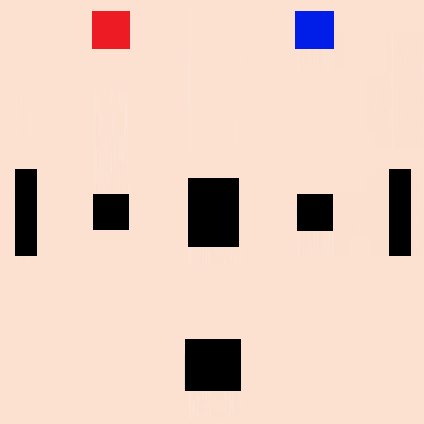
#> input picture User/Things/map_.original.jpg, 424 x 424 px, found by its file name
$ python Path.py
#> lines starting #> are read from the running program, lines starting #| are printed output that depends on the picture; after the words box and inside, x2 and y2 are one past the last pixel; in counts of white or black regions, pixels touching at a corner belong together
import numpy as np
import cv2 as cv
import matplotlib.pyplot as plt
from pprint import pprint
from pylab import *
import math

"""
地图大小为5000*5000, 车子大小为400*400,
"""

image_Color = cv.imread("User\Things\map_.original.jpg")
#> image_Color is the input picture: shape (424, 424, 3); mean B, G, R 192.7, 205.6, 231.7

print("img shape:")
print("shape =", image_Color.shape)  # 打印彩色图像的（垂直像素，水平像素，通道数）
#| shape = (424, 424, 3)
print("size =", image_Color.size)  # 打印彩色图像包含的像素个数
#| size = 539328
print("dtype =", image_Color.dtype)  # 打印彩色图像的数据类型
#| dtype = uint8
cv.imshow("original", image_Color)

image_Gray = cv.imread(
    "User\Things\map_.original.jpg", 0
)  # 读取与3.1.jpg（彩色图像）对应的灰度图像
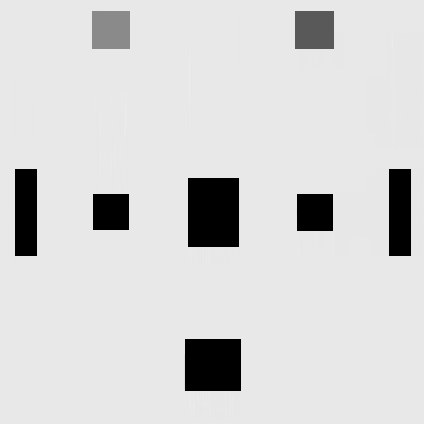
#> image_Gray: shape (424, 424); min 0, max 234, mean 213.4
print("img shape:")
print("shape =", image_Gray.shape)  # 打印灰度图像的（垂直像素，水平像素）
#| shape = (424, 424)
print("size =", image_Gray.size)  # 打印灰度图像包含的像素个数
#| size = 179776
cv.imshow("Gray", image_Gray)

ret, mask = cv.threshold(image_Gray, 180, 255, cv.THRESH_BINARY_INV)
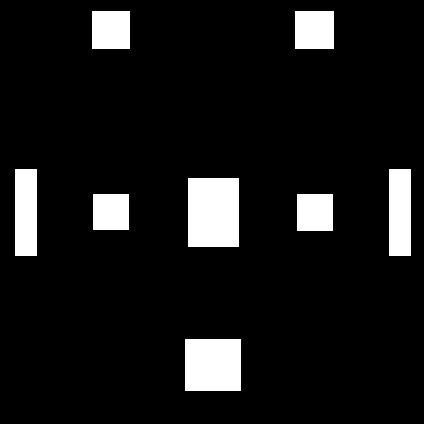
#> mask: shape (424, 424); 8.8% white; 8 white regions


contours = cv.findContours(mask.copy(), cv.RETR_EXTERNAL, cv.CHAIN_APPROX_SIMPLE)[0]
#> contours = 8 contours; box (x1, y1, x2, y2) and area: (188, 178, 239, 247) 3400, (185, 339, 241, 391) 2805, (389, 169, 411, 256) 1806, (15, 169, 37, 256) 1806, (295, 11, 334, 49) 1406, (92, 11, 130, 49) 1369, (297, 194, 333, 231) 1260, (93, 194, 129, 230) 1225
obstacle = []  # 障碍物的坐标, 长宽 格式为[(x, y), w, h]
for contour in contours:
    # 获取轮廓位置
    rect = cv.minAreaRect(contour)
    x, y, w, h = cv.boundingRect(contour)
    print(x, y, w, h)
    cv.rectangle(image_Color, (x - 4, y - 4), (x + w + 4, y + h + 4), (0, 255, 0), 1)
    cv.putText(
        image_Color,
        "[[" + str(x) + "," + str(y) + "], " + str(w) + ", " + str(h) + "]",
        (x - 5, y - 2),
        cv.FONT_HERSHEY_COMPLEX,
        0.4,
        (0, 0, 255),
        1,
    )
    obstacle.append([[x, y], w, h])
#> this loop made 8 passes
#> (contour, rect, x, y, w, h) on passes 1 to 6: ([[185, 339], [185, 390], [240, 390], [240, 339]], ((212.5, 364.5), (51, 55), -90), 185, 339, 56, 52), ([[297, 194], [297, 230], [332, 230], [332, 194]], ((314.5, 212), (36, 35), -90), 297, 194, 36, 37), ([[93, 194], [93, 229], [128, 229], [128, 194]], ((110.5, 211.5), (35, 35), -90), 93, 194, 36, 36), ([[188, 178], [188, 246], [238, 246], [238, 178]], ((213, 212), (68, 50), -90), 188, 178, 51, 69), ([[389, 169], [389, 255], [410, 255], [410, 169]], ((399.5, 212), (86, 21), -90), 389, 169, 22, 87), ([[15, 169], [15, 255], [36, 255], [36, 169]], ((25.5, 212), (86, 21), -90), 15, 169, 22, 87)
#| 185 339 56 52
#| 297 194 36 37
#| 93 194 36 36
#| 188 178 51 69
#| 389 169 22 87
#| 15 169 22 87
#| 295 11 39 38
#| 92 11 38 38
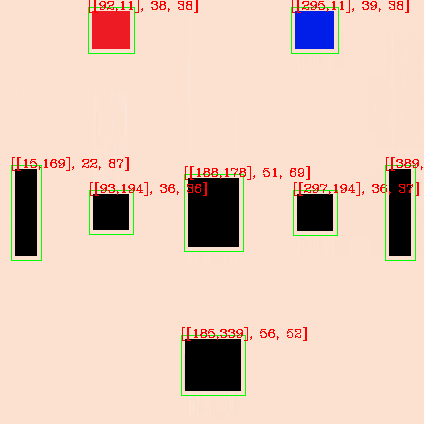
#> image_Color: shape (424, 424, 3); 2.43% of pixels changed, all inside (x1, y1, x2, y2) = (11, 0, 423, 396)
#> after the loop, obstacle = [[[185, 339], 56, 52], [[297, 194], 36, 37], [[93, 194], 36, 36], [[188, 178], 51, 69], [[389, 169], 22, 87], [[15, 169], 22, 87], [[295, 11], 39, 38], [[92, 11], 38, 38]]

print("cross_list:")
cross_list = []
for i in range(700, 5000, 1200):
    for j in range(700, 5000, 1200):
        cross_list.append([int(i / 10), int(j / 10)])
pprint(cross_list)

print("obstacle_list:")
pprint(obstacle)
#| [[[185, 339], 56, 52],
#|  [[297, 194], 36, 37],
#|  [[93, 194], 36, 36],
#|  [[188, 178], 51, 69],
#|  [[389, 169], 22, 87],
#|  [[15, 169], 22, 87],
#|  [[295, 11], 39, 38],
#|  [[92, 11], 38, 38]]
cv.imshow("result", image_Color)
cv.imshow("mask", mask)
cv.waitKey(0)
cv.destroyAllWindows()

"""Learing"""
